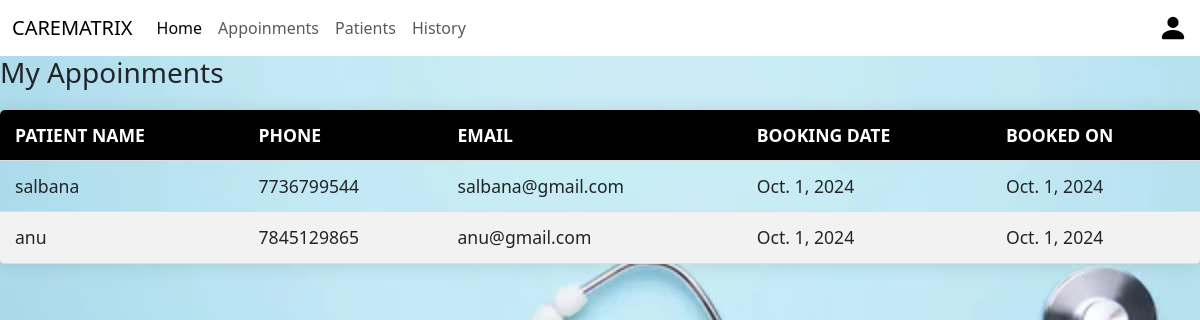
The app's page /appoinments (signed in), older data.
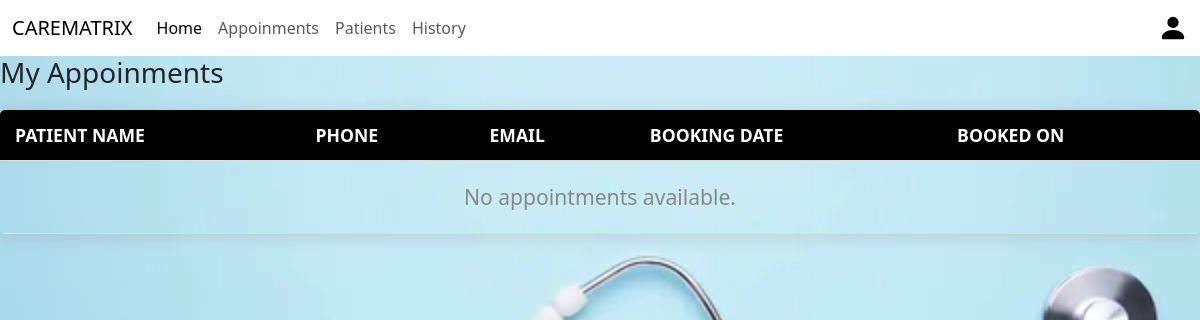
The same page, newer data.
### app/models.py (models this page shows)
class Booking(models.Model):
    p_name=models.CharField(max_length=200)
    p_phone=models.CharField(max_length=10)
    p_email=models.EmailField()
    name=models.ForeignKey(Doctors, on_delete=models.CASCADE)
    booking_date=models.DateField()
    booked_on=models.DateField(auto_now=True)

### app/views.py (the view)
# urls.py: path('appoinments',views.appointments,name='appoinments'),
def appointments(request):
    doctor = CustomUser.objects.get(id=request.user.id)
    doctor_id = Doctors.objects.get(doc=doctor)
    bookings = Booking.objects.filter(name=doctor_id)
    return render(request,'doctors/appoinments.html',{'doctor': doctor_id, 'bookings': bookings})

### template/doctors/appoinments.html (shortened to what this page needs)
{% extends 'doctors/doctor_home.html' %}
{% load static %}
{% block content %}
<h3>My Appoinments</h3>
<table>
    <thead>
        <tr>
            <th>Patient Name</th>
            <th>Phone</th>
            <th>Email</th>
            <th>Booking Date</th>
            <th>Booked On</th>
        </tr>
    </thead>
    <tbody>
        {% for booking in bookings %}
        <tr>
            <td>{{ booking.p_name }}</td>
            <td>{{ booking.p_phone }}</td>
            <td>{{ booking.p_email }}</td>
            <td>{{ booking.booking_date }}</td>
            <td>{{ booking.booked_on }}</td>
        </tr>
        {% empty %}
        <tr>
            <td colspan="5" class="no-appointments">No appointments available.</td>
        </tr>
        {% endfor %}
    </tbody>
</table>
{% endblock %}

Row changes from the older to the newer data that the page shows:
removed Booking: p_name "salbana", p_phone "7736799544", p_email "salbana@gmail.com", booking_date "Oct. 1, 2024", booked_on "Oct. 1, 2024"
removed Booking: p_name "anu", p_phone "7845129865", p_email "anu@gmail.com", booking_date "Oct. 1, 2024", booked_on "Oct. 1, 2024"
Text that changed along with them:
text now shown: "No appointments available."
